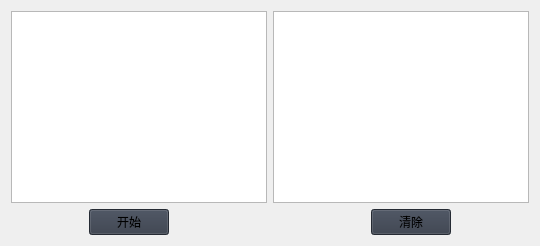
                     <widget class="QWidget" name="page_image">
                      <layout class="QVBoxLayout" name="verticalLayout_21">
                       <item>
                        <layout class="QHBoxLayout" name="horizontalLayout_7">
                         <item>
                          <widget class="QChartView" name="graphicsView"/>
                         </item>
                         <item>
                          <widget class="QChartView" name="graphicsView_2"/>
                         </item>
                        </layout>
                       </item>
                       <item>
                        <layout class="QHBoxLayout" name="horizontalLayout_6" stretch="2,1,5,1,2">
                         <item>
                          <spacer name="horizontalSpacer_2">
                           <property name="orientation">
                            <enum>Qt::Horizontal</enum>
                           </property>
                           <property name="sizeHint" stdset="0">
                            <size>
                             <width>40</width>
                             <height>20</height>
                            </size>
                           </property>
                          </spacer>
                         </item>
                         <item>
                          <widget class="QPushButton" name="pushButton_image_start">
                           <property name="styleSheet">
                            <string notr="true">background-color: rgb(52, 59, 72);</string>
                           </property>
                           <property name="text">
                            <string>开始</string>
                           </property>
                          </widget>
                         </item>
                         <item>
                          <spacer name="horizontalSpacer">
                           <property name="orientation">
                            <enum>Qt::Horizontal</enum>
                           </property>
                           <property name="sizeHint" stdset="0">
                            <size>
                             <width>40</width>
                             <height>20</height>
                            </size>
                           </property>
                          </spacer>
                         </item>
                         <item>
                          <widget class="QPushButton" name="pushButton_image_clear">
                           <property name="styleSheet">
                            <string notr="true">background-color: rgb(52, 59, 72);</string>
                           </property>
                           <property name="text">
                            <string>清除</string>
                           </property>
                          </widget>
                         </item>
                         <item>
                          <spacer name="horizontalSpacer_3">
                           <property name="orientation">
                            <enum>Qt::Horizontal</enum>
                           </property>
                           <property name="sizeHint" stdset="0">
                            <size>
                             <width>40</width>
                             <height>20</height>
                            </size>
                           </property>
                          </spacer>
                         </item>
                        </layout>
                       </item>
                      </layout>
                     </widget>
